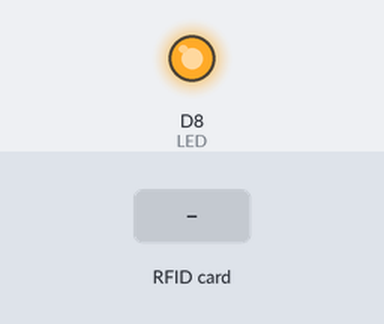
Bench run of a sketch on a simulated ESP8266 (NodeMCU). On the bench: output pins drawn as LEDs (lit = HIGH). The inputs (shaded band) are chosen by the test bench. WiFi joins after 1.5 s; servers stay silent unless stated; what the sketch prints to the serial monitor is not drawn.

Above: at 3.2 s.
3.3 s: RFID card 5E 7A 19 C4 held to the reader
At 3.8 s:
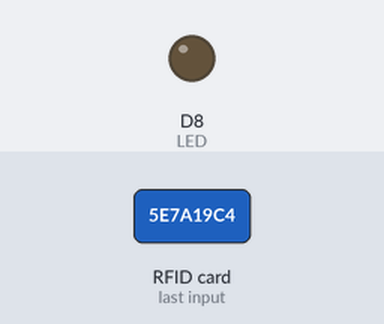
Timing chart, 0 to 6.3 s (numbered marks = the images above; inputs shaded):
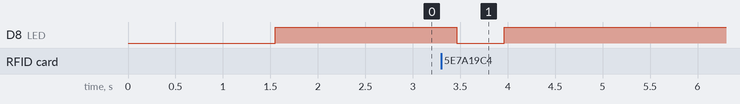

Measured:
- after the input at 3.3 s, D8 (LED): HIGH → LOW after 0.17 s, → HIGH 0.50 s later

The sketch:

RFID_Firebase_send_farmasi.ino
```cpp
#include <ESP8266WiFi.h>
#include <FirebaseESP8266.h>

#define FIREBASE_HOST "rfid-e94ef-default-rtdb.firebaseio.com"  //without https
#define FIREBASE_AUTH "Cky7x6N4vPXKb8pAYPlS67hAKbqrcUFv5oDwvFTL"
#define WIFI_SSID "OMAH_AYOE"
#define WIFI_PASSWORD "Allahtaala"

#include <SPI.h>
#include <MFRC522.h>

#define SS_PIN D4  //10 arduino
#define RST_PIN D3 //9 arduino
#define LED D8
MFRC522 mfrc522(SS_PIN, RST_PIN);
MFRC522::MIFARE_Key key;

FirebaseData firebaseData;
FirebaseJson json;

void sending(){
   Serial.println("PASSED");
   Serial.println("PATH: " + firebaseData.dataPath());
   Serial.println("TYPE: " + firebaseData.dataType());
   Serial.println("ETag: " + firebaseData.ETag());
   Serial.println("------------------------------------");
   Serial.println();

}

void setup() {
  // put your setup code here, to run once:
  Serial.begin(115200);
  pinMode(LED,OUTPUT);
  SPI.begin();      // Initiate  SPI bus
  mfrc522.PCD_Init();   // Initiate MFRC522

  Serial.println();

  WiFi.begin(WIFI_SSID, WIFI_PASSWORD);
  Serial.print("Connecting to ");
  Serial.print(WIFI_SSID);
  while (WiFi.status() != WL_CONNECTED) {
    Serial.print(".");
    delay(500);
  }

  Serial.println();
  Serial.print("Connected");
  Serial.print("IP Address: ");
  Serial.println(WiFi.localIP());
  digitalWrite(LED,HIGH);
  delay(500);
  Firebase.begin(FIREBASE_HOST, FIREBASE_AUTH); //connect to Database
  Firebase.reconnectWiFi(true);
  Serial.println("Place your card on reader...");
}
void loop() {
  digitalWrite(LED,HIGH);
  // put your main code here, to run repeatedly:

    // Look for new cards
  if ( ! mfrc522.PICC_IsNewCardPresent())
  {
    return;
  }
  // Select one of the cards
  if ( ! mfrc522.PICC_ReadCardSerial())
  {
    return;
  }
  //Show UID on serial monitor

  Serial.print("UID tag :");
  String content= "";
  byte letter;
  for (byte i = 0; i < mfrc522.uid.size; i++)
  {
//     Serial.print(mfrc522.uid.uidByte[i] < 0x10 ? " 0" : " ");
//     Serial.print(mfrc522.uid.uidByte[i], HEX);
     content.concat(String(mfrc522.uid.uidByte[i] < 0x10 ? " 0" : " "));
     content.concat(String(mfrc522.uid.uidByte[i], HEX));
  }
  Serial.println(content.substring(1));
  //********************************************************************
    Firebase.setString(firebaseData, "/Farmasi/send/UID",content.substring(1));
    sending();
    Serial.println("Success fully added");
    digitalWrite(LED,LOW);
    delay(500);


   }
```
